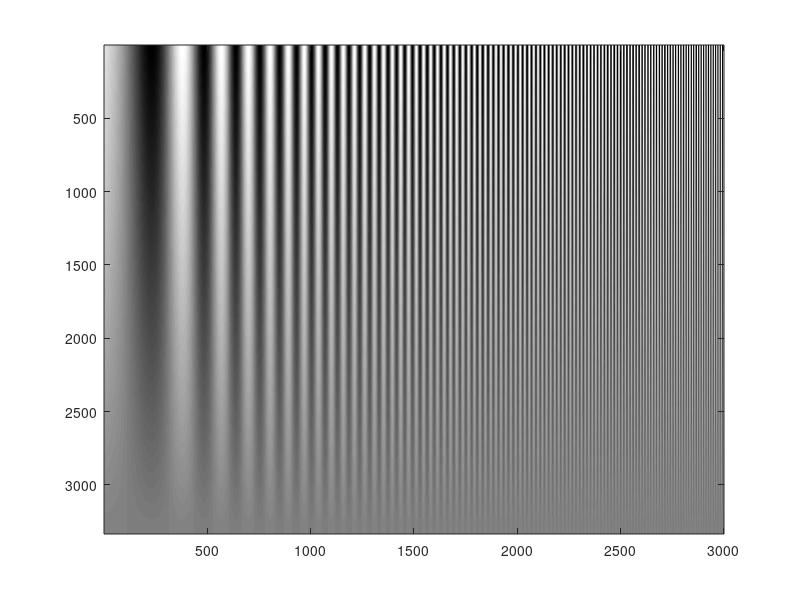

Source code (MATLAB):
% Script to generate a spatial chirp
% Requires Signal Processing Toolbox

x = 0.1:0.0003:1;
z = chirp(x,0.1,1,300,'quadratic');
%z = chirp(x,0.1,1,200,'logarithmic');

y = (1:-0.0003:0)';

z = repmat(z, size(y,1), 1);

y = repmat(y, 1, size(z,2));

Chirp = z.*y;


imagesc(Chirp)
colormap('gray')

